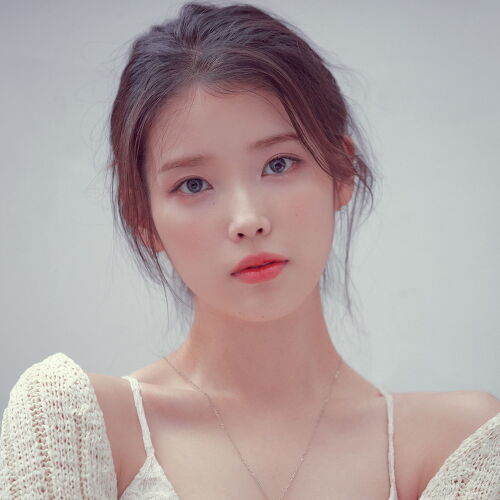
#> input picture open_cv/IU_01.jpg, 500 x 500 px
$ python open_cv_face.py
#> lines starting #> are read from the running program, lines starting #| are printed output that depends on the picture; after the words box and inside, x2 and y2 are one past the last pixel; in counts of white or black regions, pixels touching at a corner belong together
import cv2

image = cv2.imread("IU_01.jpg", cv2.IMREAD_COLOR)
#> image is the input picture: shape (500, 500, 3); mean B, G, R 163.4, 163.6, 177.2

# 가중치 파일 경로
cascade_filename = 'model_file/haarcascade_frontalface_alt.xml'

# 모델 불러오기
cascade = cv2.CascadeClassifier(cascade_filename)

def imgDetector(img, cascade):

    # 영상 압축
    img = cv2.resize(img, dsize=None, fx=1.0, fy=1.0)
    # 그레이 스케일 변환
    gray = cv2. cvtColor(img, cv2.COLOR_BGR2GRAY)
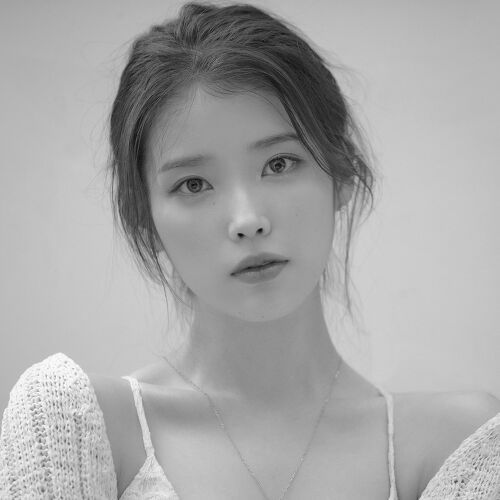
#> gray: shape (500, 500); min 8, max 254, mean 167.7
    # cascade 얼굴 탐지 알고리즘
    results = cascade.detectMultiScale(gray,
                                       scaleFactor=1.5,
                                       minNeighbors=5,
                                       minSize=(20,20)
                                       )
#> results = [[127, 88, 228, 228]]
    # 결과값 = 탐지된 객체의 경계상자 list
    for box in results:
        # 좌표 추출
        x,y,w,h = box
        # 경계 상자 그리기
        cv2.rectangle(img, (x,y), (x+w, y+h), (255,255,255), thickness=2)
#> this loop made 1 pass
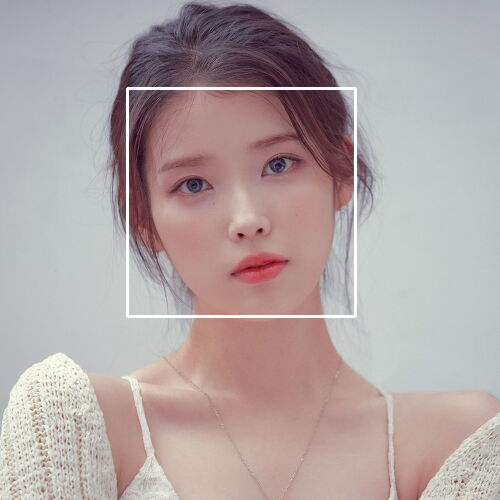
#> img: shape (500, 500, 3); 1.09% of pixels changed, all inside (x1, y1, x2, y2) = (126, 87, 357, 318)

    cv2.imshow("TEST", img)
    cv2.waitKey(10000)
# cv2.destroyAllWindows()

imgDetector(image, cascade)

$ run again, with open_cv/hani_02.jpg copied over open_cv/IU_01.jpg
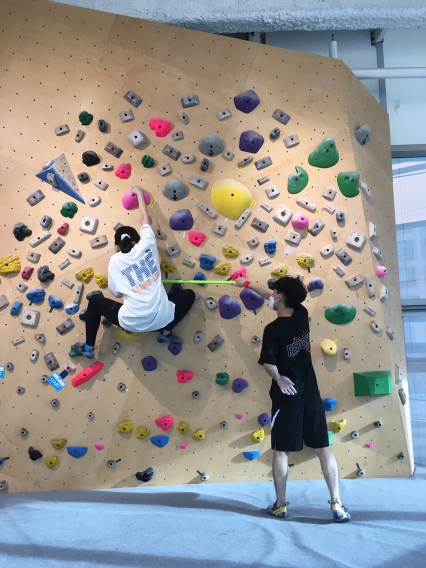
#> input picture open_cv/hani_02.jpg, 852 x 1136 px (shown at 1/2 size)
#> image is the input picture: shape (1136, 852, 3); mean B, G, R 146.1, 148.1, 150.4
#> in imgDetector, `gray = cv2. cvtColor(img, cv2.COLOR_BGR2GRAY)`:
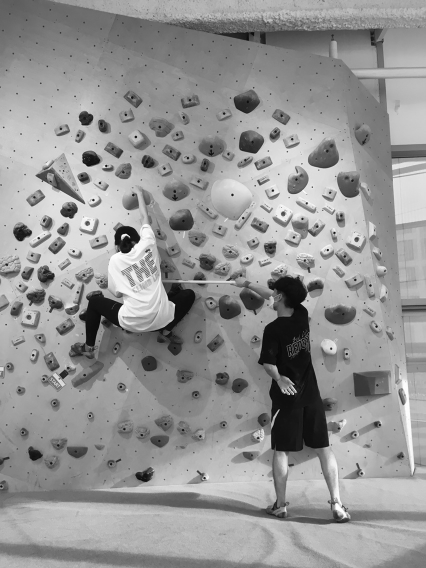
#> gray: shape (1136, 852) (shown at 1/2 size); min 0, max 255, mean 148.6
#> results = ()
